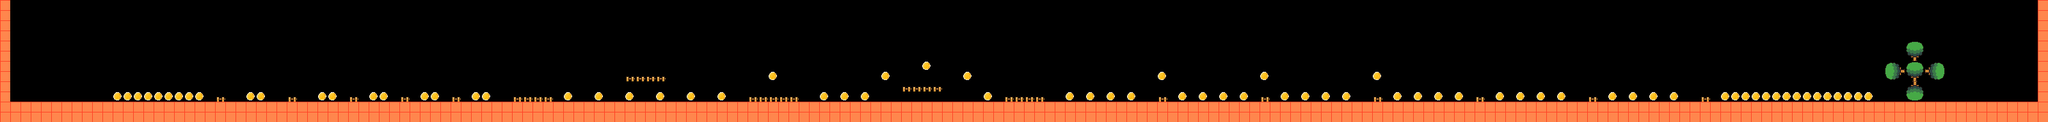

This game map was drawn from its Tiled (.tmx) file and the tilesets committed beside it. A one-line description and the trimmed map source follow:
An orthogonal 200x12 tile map with 16x16 px tiles, 5 tile layers (Tile Layer 1, win, car, item, ...).

<map version="1.9" tiledversion="1.9.2" orientation="orthogonal" renderorder="right-down" width="200" height="12" tilewidth="16" tileheight="16" infinite="0" nextlayerid="6" nextobjectid="1">
 <tileset firstgid="1" source="tile2.tsx" />
 <layer id="1" name="Tile Layer 1" width="200" height="12">
  <data>[2400 cells, 420 non-empty, 1 distinct tile ids]</data>
 </layer>
 <layer id="2" name="win" width="200" height="12">
  <data>[2400 cells, 20 non-empty, 4 distinct tile ids]</data>
 </layer>
 <layer id="3" name="car" width="200" height="12">
  <data>[2400 cells, 32 non-empty, 1 distinct tile ids]</data>
 </layer>
 <layer id="4" name="item" width="200" height="12">
  <data>[2400 cells, 75 non-empty, 1 distinct tile ids]</data>
 </layer>
 <layer id="5" name="grid" width="200" height="12">
  <data>[2400 cells, 420 non-empty, 1 distinct tile ids]</data>
 </layer>
</map>